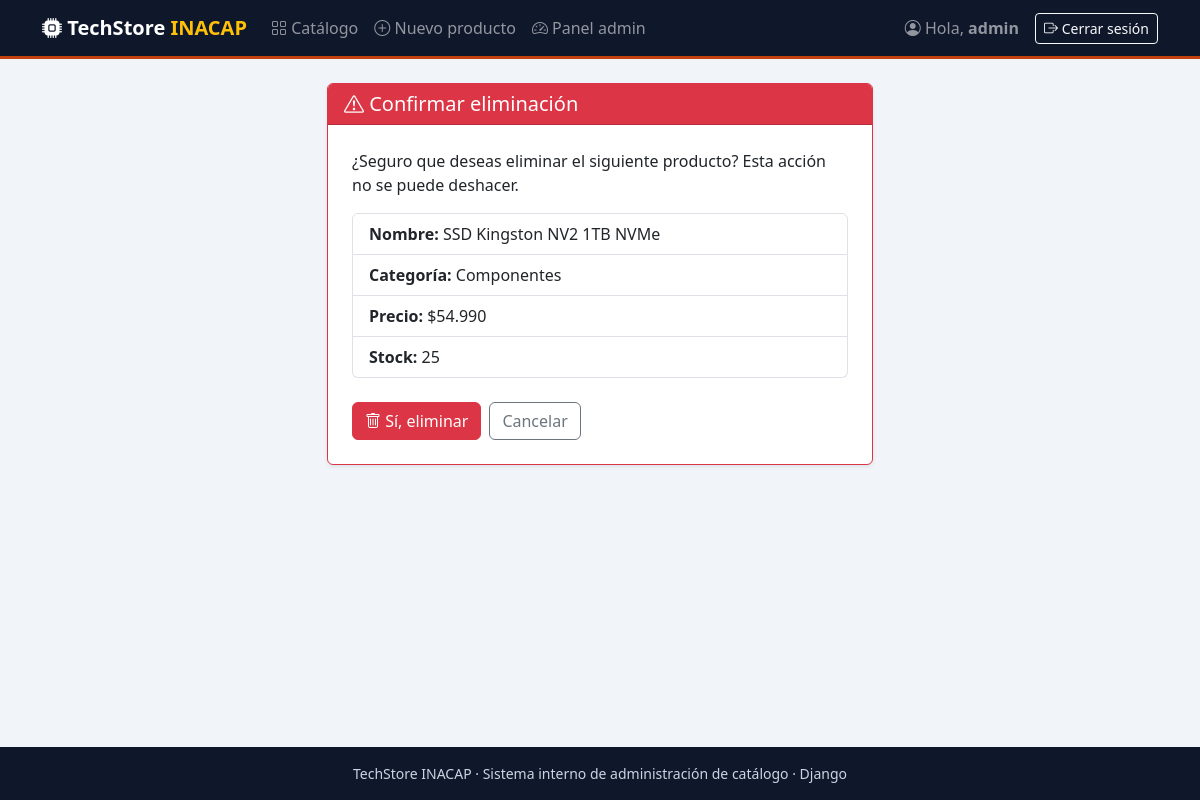
/producto/9/eliminar/ (signed in), run on the app's committed database.
### catalogo/models.py (models this page shows, shortened)
class Producto(models.Model):
    class Categoria(models.TextChoices):
        CONSOLAS = 'CONSOLAS', 'Consolas'
        NOTEBOOKS = 'NOTEBOOKS', 'Notebooks'
        ESCRITORIO = 'ESCRITORIO', 'Computadores de escritorio'
        COMPONENTES = 'COMPONENTES', 'Componentes'
        PERIFERICOS = 'PERIFERICOS', 'Periféricos'
    ESTADO_CHOICES = [
        (True, 'Disponible'),
        (False, 'Agotado'),
    ]
    ICONOS = {
        Categoria.CONSOLAS: 'bi-controller',
        Categoria.NOTEBOOKS: 'bi-laptop',
        Categoria.ESCRITORIO: 'bi-pc-display',
        Categoria.COMPONENTES: 'bi-cpu',
        Categoria.PERIFERICOS: 'bi-keyboard',
    }
    nombre = models.CharField('nombre', max_length=120)
    categoria = models.CharField(
        'categoría',
        max_length=20,
        choices=Categoria.choices,
        default=Categoria.CONSOLAS,
    )
    precio = models.DecimalField(
        'precio (CLP)',
        max_digits=10,
        decimal_places=0,
        validators=[MinValueValidator(0)],
    )
    stock = models.IntegerField(
        'stock',
        default=0,
        validators=[MinValueValidator(0)],
    )
    descripcion = models.TextField('descripción técnica')
    estado = models.BooleanField('estado', choices=ESTADO_CHOICES, default=True)
    creado = models.DateTimeField('creado', auto_now_add=True)
    actualizado = models.DateTimeField('actualizado', auto_now=True)
    class Meta:
        verbose_name = 'producto'
        verbose_name_plural = 'productos'
        ordering = ['categoria', 'nombre']
    def get_absolute_url(self):
        return reverse('catalogo:detalle', args=[self.pk])

### catalogo/views.py (the view)
# urls.py: path('producto/<int:pk>/eliminar/', views.eliminar_producto, name='eliminar'),
@login_required
def eliminar_producto(request, pk):
    producto = get_object_or_404(Producto, pk=pk)
    if request.method == 'POST':
        nombre = producto.nombre
        producto.delete()
        messages.success(request, f'Producto "{nombre}" eliminado.')
        return redirect('catalogo:lista')
    return render(request, 'catalogo/confirmar_eliminar.html', {'producto': producto})

### catalogo/templatetags/formato.py (called while the page is built)
@register.filter
def clp(valor):
    try:
        return f'{int(valor):,}'.replace(',', '.')
    except (TypeError, ValueError):
        return valor

### catalogo/templates/catalogo/confirmar_eliminar.html (shortened to what this page needs)
{% extends 'base.html' %}
{% load formato %}
{% block content %}
<div class="row justify-content-center">
    <div class="col-md-7 col-lg-6">
        <div class="card border-danger shadow-sm">
            <div class="card-header text-bg-danger">
                <h1 class="h5 mb-0"><i class="bi bi-exclamation-triangle"></i> Confirmar eliminación</h1>
            </div>
            <div class="card-body p-4">
                <p>¿Seguro que deseas eliminar el siguiente producto? Esta acción no se puede deshacer.</p>
                <ul class="list-group mb-4">
                    <li class="list-group-item"><strong>Nombre:</strong> {{ producto.nombre }}</li>
                    <li class="list-group-item"><strong>Categoría:</strong> {{ producto.get_categoria_display }}</li>
                    <li class="list-group-item"><strong>Precio:</strong> ${{ producto.precio|clp }}</li>
                    <li class="list-group-item"><strong>Stock:</strong> {{ producto.stock }}</li>
                </ul>
                <form method="post" class="d-flex gap-2">
                    <button type="submit" class="btn btn-danger">
                        <i class="bi bi-trash"></i> Sí, eliminar
                    </button>
                    <a href="{{ producto.get_absolute_url }}" class="btn btn-outline-secondary">Cancelar</a>
                </form>
            </div>
        </div>
    </div>
</div>
{% endblock %}

### catalogo/templates/base.html (shortened to what this page needs)
{% load static %}<!DOCTYPE html>
<html lang="es">
<head>
    <link href="https://cdn.jsdelivr.net/npm/bootstrap@5.3.3/dist/css/bootstrap.min.css" rel="stylesheet">
    <link href="https://cdn.jsdelivr.net/npm/bootstrap-icons@1.11.3/font/bootstrap-icons.min.css" rel="stylesheet">
    <link href="{% static 'catalogo/css/estilos.css' %}" rel="stylesheet">
</head>
<body class="d-flex flex-column min-vh-100">
<nav class="navbar navbar-expand-lg navbar-dark navbar-techstore">
    <div class="container">
        <a class="navbar-brand fw-bold" href="{% url 'catalogo:lista' %}">
            <i class="bi bi-cpu-fill"></i> TechStore <span class="text-warning">INACAP</span>
        </a>
        <div class="collapse navbar-collapse" id="menu">
            <ul class="navbar-nav me-auto">
                <li class="nav-item">
                    <a class="nav-link {% if request.resolver_match.url_name == 'lista' %}active{% endif %}"
                       href="{% url 'catalogo:lista' %}"><i class="bi bi-grid"></i> Catálogo</a>
                </li>
                {% if user.is_authenticated %}
                    <li class="nav-item">
                        <a class="nav-link {% if request.resolver_match.url_name == 'crear' %}active{% endif %}"
                           href="{% url 'catalogo:crear' %}"><i class="bi bi-plus-circle"></i> Nuevo producto</a>
                    </li>
                    {% if user.is_staff %}
                        <li class="nav-item">
                            <a class="nav-link" href="{% url 'admin:index' %}"><i class="bi bi-speedometer2"></i> Panel admin</a>
                        </li>
                    {% endif %}
                {% endif %}
            </ul>
            <ul class="navbar-nav align-items-lg-center">
                {% if user.is_authenticated %}
                    <li class="nav-item">
                        <span class="navbar-text me-3">
                            <i class="bi bi-person-circle"></i> Hola, <strong>{{ user.username }}</strong>
                        </span>
                    </li>
                    <li class="nav-item">
                        <form action="{% url 'logout' %}" method="post" class="d-inline">
                            <button type="submit" class="btn btn-outline-light btn-sm">
                                <i class="bi bi-box-arrow-right"></i> Cerrar sesión
                            </button>
                        </form>
                    </li>
                {% endif %}
            </ul>
        </div>
    </div>
</nav>
<main class="container my-4 flex-grow-1">
    {% block content %}{% endblock %}
</main>
<footer class="footer-techstore py-3 mt-auto">
    <div class="container text-center small">
        TechStore INACAP &middot; Sistema interno de administración de catálogo &middot; Django
    </div>
</footer>
</body>
</html>

### catalogo/static/catalogo/css/estilos.css (style rules this page uses)
:root { --ts-oscuro: #0f172a; --ts-acento: #c2410c; }
body { background-color: #f1f5f9; }
.navbar-techstore { background-color: var(--ts-oscuro); border-bottom: 3px solid var(--ts-acento); }
.footer-techstore { background-color: var(--ts-oscuro); color: #cbd5e1; }

### data on the page
Producto: nombre "SSD Kingston NV2 1TB NVMe", categoria "Componentes", precio|clp "54.990", stock "25"

### other printed values
{{ user.username }} "admin"
